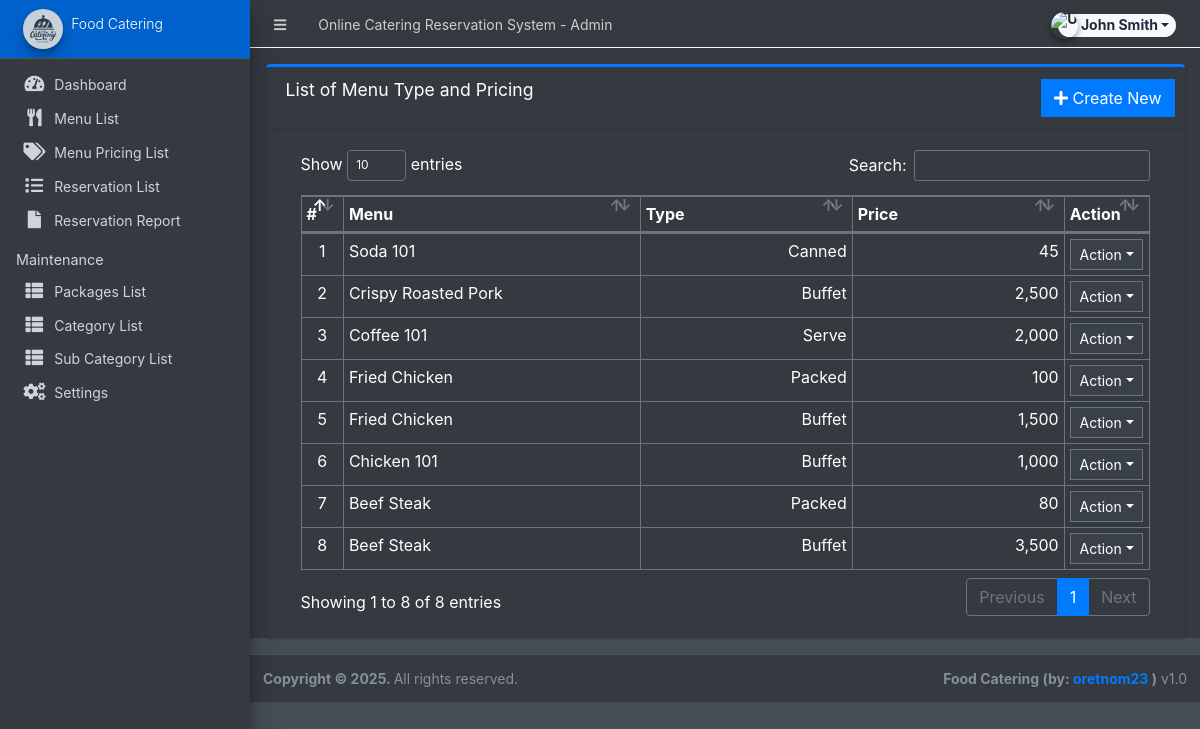
Screenshot of /admin/?page=inventory (signed in) with the database file from the repository.
### tables this page shows
CREATE TABLE `inventory` (
  `id` int(30) NOT NULL,
  `product_id` int(30) NOT NULL,
  `type_name` text DEFAULT NULL,
  `description` text DEFAULT NULL,
  `price` float NOT NULL,
  `date_created` datetime NOT NULL DEFAULT current_timestamp(),
  `date_updated` datetime DEFAULT NULL ON UPDATE current_timestamp()
);

CREATE TABLE `products` (
  `id` int(30) NOT NULL,
  `category_id` int(30) NOT NULL,
  `package_id` int(11) NOT NULL,
  `sub_category_id` int(30) NOT NULL,
  `title` varchar(250) NOT NULL,
  `description` text NOT NULL,
  `status` tinyint(1) NOT NULL DEFAULT 1,
  `date_created` datetime NOT NULL DEFAULT current_timestamp()
);

### admin/inventory/index.php (the view, shortened to what this page needs)
<div class="card card-outline card-primary">
	<div class="card-header">
		<h3 class="card-title">List of Menu Type and Pricing</h3>
		<div class="card-tools">
			<a href="?page=inventory/manage_type" class="btn btn-flat btn-primary"><span class="fas fa-plus"></span>  Create New</a>
		</div>
	</div>
	<div class="card-body">
		<div class="container-fluid">
        <div class="container-fluid">
			<table class="table table-bordered table-stripped">
				<colgroup>
					<col width="5%">
					<col width="35%">
					<col width="25%">
					<col width="25%">
					<col width="10%">
				</colgroup>
				<thead>
					<tr>
						<th>#</th>
						<th>Menu</th>
						<th>Type</th>
						<th>Price</th>
						<th>Action</th>
					</tr>
				</thead>
				<tbody>
					<?php
					$i = 1;
						$qry = $conn->query("SELECT i.*,p.title as product from `inventory` i inner join `products` p on p.id = i.product_id order by unix_timestamp(i.date_created) desc ");
						while($row = $qry->fetch_assoc()):
						foreach($row as $k=> $v){
							$row[$k] = trim(stripslashes($v));
						}
					?>
						<tr>
							<td class="text-center"><?php echo $i++; ?></td>
							<td><?php echo $row['product'] ?></td>
							<td class="text-right"><?php echo $row['type_name'] ?></td>
							<td class="text-right"><?php echo number_format($row['price']) ?></td>
							<td align="center">
								 <button type="button" class="btn btn-flat btn-default btn-sm dropdown-toggle dropdown-icon" data-toggle="dropdown">
				                  		Action
				                  </button>
							</td>
						</tr>
					<?php endwhile; ?>
				</tbody>
			</table>
		</div>
		</div>
	</div>
</div>

### rows the page displays
inventory: product.title "Soda 101", type_name "Canned", price "45"
inventory: product.title "Crispy Roasted Pork", type_name "Buffet", price "2,500"
inventory: product.title "Coffee 101", type_name "Serve", price "2,000"
inventory: product.title "Fried Chicken", type_name "Packed", price "100"
inventory: product.title "Fried Chicken", type_name "Buffet", price "1,500"
inventory: product.title "Chicken 101", type_name "Buffet", price "1,000"
inventory: product.title "Beef Steak", type_name "Packed", price "80"
inventory: product.title "Beef Steak", type_name "Buffet", price "3,500"

### other values shown
$_settings->info('name') "Online Catering Reservation System"
$_settings->userdata('firstname').' '.$_settings->userdata('lastname') "John Smith"
$_settings->info('short_name') "Food Catering"
